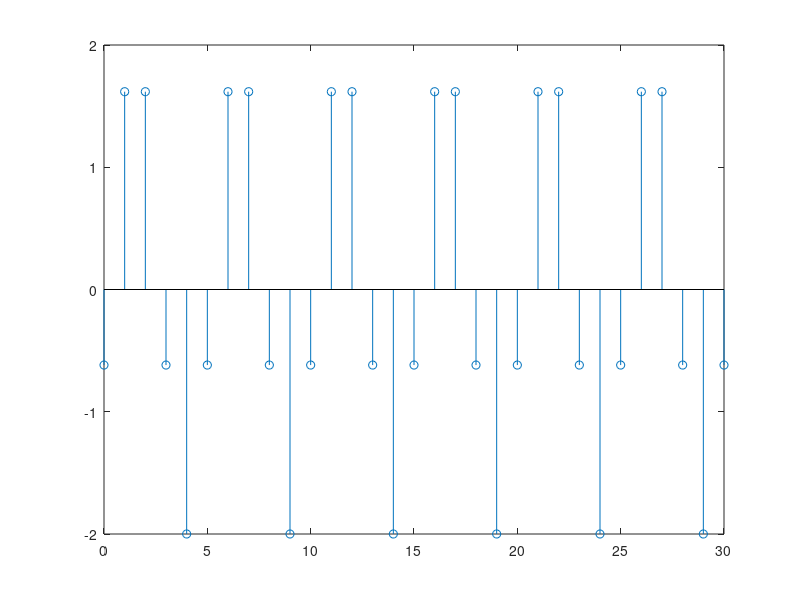

MATLAB code to generate this figure:
Ts = 0.01; % units are seconds
Duration = 0.3;
tt = 0:Ts:Duration;
Fo = 380; % units are Hz
xn = 2*cos(2*pi*Fo*tt + 0.6*pi);
stem(0:length(xn)-1, xn);